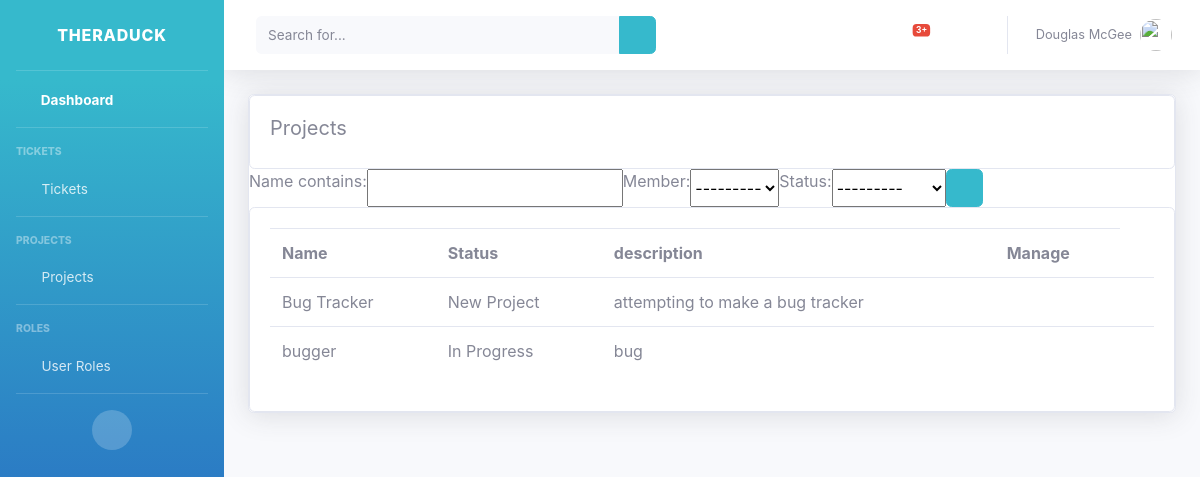
The app's page /view_projects/ with its own data.
### accounts/models.py (models this page shows, shortened)
class Member(models.Model):
    name = models.CharField(max_length=500, null=True)
    ROLE = (
            ('Admin', 'Admin'),
            ('Developer', 'Developer'),
            ('Project Manager', 'Project Manager'),
            ('Submitter', 'Submitter'),
                )
    role = models.CharField(max_length=500, null=True, choices=ROLE)
    def __str__(self):
        return self.name

class Project(models.Model):
    name = models.CharField(max_length=500, null=True)
    description = models.CharField(max_length=500, null=True)
    STATUS = (
            ('New Project', 'New Project'),
            ('In Progress', 'In Progress'),
            ('Finished', 'Finished'),
                )
    member = models.ForeignKey(Member, null=True, on_delete=models.SET_NULL)
    status = models.CharField(max_length=500, null=True, choices=STATUS)
    date_created = models.DateTimeField(auto_now_add=True, null=True)

### accounts/views.py (the view)
# urls.py: path('view_projects/', views.view_projects, name="view_projects"),
def view_projects(request):
    projects = Project.objects.all()
    myFilter = ProjectFilter(request.GET, queryset=projects)
    projects = myFilter.qs
    context = {'projects': projects, 'myFilter': myFilter}
    return render(request, 'accounts/view_projects.html', context)

### accounts/templates/accounts/view_projects.html (shortened to what this page needs)
{% load static %}
<!DOCTYPE html>
<html lang="en">
<head>
    <link href="{% static 'vendor/fontawesome-free/css/all.min.css' %}" rel="stylesheet" type="text/css">
    <link href="{% static 'css/sb-admin-2.min.css' %}" rel="stylesheet">
</head>
<body id="page-top">
    <div id="wrapper">
        {% include 'accounts/sidebar.html' %}
        <div id="content-wrapper" class="d-flex flex-column">
            <div id="content">
                {% include 'accounts/topbar.html' %}
                <div class="container">
                    <div class="row">
                            <div class="col-xl-13 col-lg-12">
                                    <div class="card shadow mb-4">
                                        <div class="row">
                                            <div class="col-md">
                                                <div class="card card-body">
                                                    <h5>Projects</h5>
                                                </div>
                                                <form method="get">
                                                    <div class="input-group">
                                                        {{myFilter.form}}
                                                        <button class="btn btn-primary" type="submit">
                                                            <i class="fas fa-search fa-sm"></i>
                                                        </button>
                                                    </div>
                                                </form>
                                                <div class="card card-body">
                                                    <table class="table">
                                                        <tr>
                                                            <th>Name</th>
                                                            <th>Status</th>
                                                            <th>description</th>
                                                            <th>Manage</th>
                                                        </tr>
                                                        {% for i in projects %}
                                                            <tr>
                                                                <td>{{i.name}}</td>
                                                                <td>{{i.status}}</td>
                                                                <td>{{i.description}}</td>
                                                                <td><a href="{% url 'project_details' i.id %}"><i class="far fa-edit"></i></a><td>
                                                            </tr>
                                                        {% endfor %}
                                                    </table>
                                                </div>
                                            </div>
                                        </div>
                                    </div>
                            </div>
                    </div>
                </div>
            </div>
        </div>
    </div>
</body>
</html>

### records on screen
Project: name "Bug Tracker", status "New Project", description "attempting to make a bug tracker"
Project: name "bugger", status "In Progress", description "bug"
